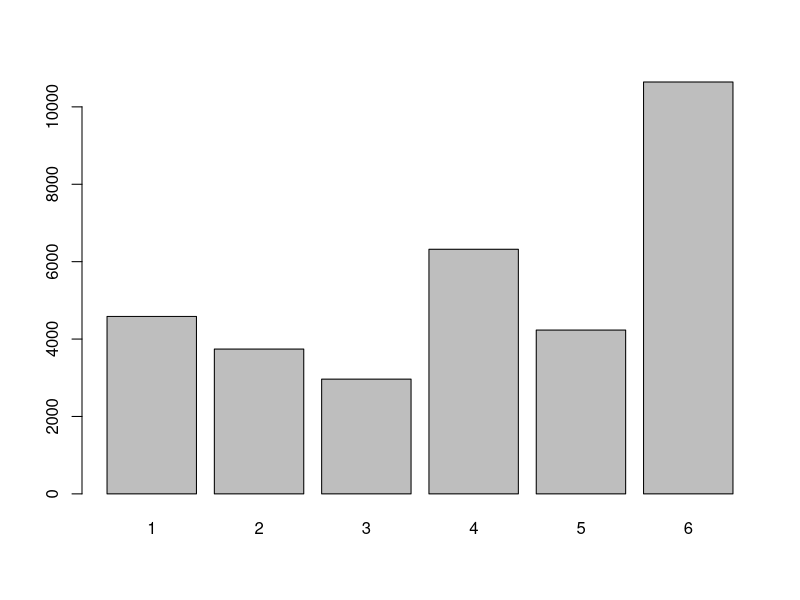

Write the R code that produced this figure.
## ---- chunk 1
library(readxl)
library(tidyverse)
## ---- chunk 2
dane <- read_excel("gospodarstwa.xlsx")
## ---- chunk 3
subset(dane, klm == 6)
## ---- chunk 4
filter(dane, klm == 6)
## ---- chunk 5
subset(dane, dochg > 2000)
## ---- chunk 6
filter(dane, dochg > 2000)
## ---- chunk 7
subset(dane, woj == "30" & klm == 6 & dochg > 3000)
## ---- chunk 8
filter(dane, woj == "30", klm == 6, dochg > 3000)
## ---- chunk 9
subset(dane, woj %in% c("02", "14") & klm == 1)
## ---- chunk 10
filter(dane, woj %in% c("02", "14"), klm == 1)
## ---- chunk 11
set.seed(123)
n_size <- round(0.3*nrow(dane))
dane[sample(1:nrow(dane), n_size),]
## ---- chunk 12
set.seed(123)
sample_frac(dane, 0.3)
## ---- chunk 13

## ---- chunk 14

## ---- chunk 15
set.seed(123)
dane[sample(1:nrow(dane), 100),]
## ---- chunk 16
set.seed(123)
sample_n(dane,100)
## ---- chunk 17
subset(dane, 
       subset = woj == "30", 
       select = c(woj, wydg))
## ---- chunk 18
dane |> 
  filter(woj == "30") |> 
  select(woj, wydg)
## ---- chunk 19
subset(dane, 
       subset = dochg >= 3000 & dochg <= 4000,
       select = c("dochg"))
## ---- chunk 20
dane |> 
  filter(between(dochg, 3000, 4000)) |> 
  select(dochg)
## ---- chunk 21
start <- which(names(dane) == "klm")
end <- which(names(dane) == "zut")
dane[, start:end]
## ---- chunk 22
select(dane, klm:zut)
## ---- chunk 23
names(dane)
## ---- chunk 24
dane[,grepl("^d", names(dane))]
## ---- chunk 25
dane |> 
  select(starts_with("d"))
## ---- chunk 26
dane |> 
  transform(roznica = dochg - wydg) |> 
  subset(select = c("dochg", "wydg", "roznica"))
## ---- chunk 27
dane |> 
  mutate(roznica = dochg - wydg) |> 
  select(dochg, wydg, roznica)
## ---- chunk 28
dane <- transform(dane, 
                  x = log(dochg),
                  y = log(wydg))
## ---- chunk 29
dane <- mutate(dane, 
                  x = log(dochg),
                  y = log(wydg))
## ---- chunk 30
names(dane)[which(names(dane) == "dochg")] <- "dochod"
names(dane)[which(names(dane) == "wydg")] <- "wydatki"
## ---- chunk 31
table(dane$klm)
## ---- chunk 32
dane |> 
  count(klm)
## ---- chunk 33
table(dane$woj)
## ---- chunk 34
dane |> count(woj)
## ---- chunk 35
xtabs(~d61 + woj, dane)
## ---- chunk 36
dane |> count(d61, woj)
## ---- chunk 37
mean(dane$wydatki, na.rm=T)
## ---- chunk 38
dane |> summarise(wyd = mean(wydatki, na.rm=T))
## ---- chunk 39
aggregate(cbind(wydatki,dochod) ~ 1 , data = dane, FUN = mean)
## ---- chunk 40
dane |> 
  summarise(wydatki = mean(wydatki, na.rm=T),
            dochpd = mean(dochod, na.rm=T))
## ---- chunk 41
aggregate(wydatki ~ 1, dane , 
          FUN = function(x) c(mean=mean(x), min=min(x),max=max(x),sd=sd(x),med=median(x))) |> 
  unlist()
## ---- chunk 42
dane |> 
  summarise_at(vars(wydatki), list(mean=mean,min=min, max=max, sd=sd, med=median), na.rm=T)
## ---- chunk 43
aggregate(wydatki ~ klm, dane, mean)
## ---- chunk 44
dane |> 
  group_by(klm) |> 
  summarise(m = mean(wydatki, na.rm=T))
## ---- chunk 45
table(dane$klm) |> barplot()
## ---- chunk 46

## ---- chunk 47

## ---- chunk 48

## ---- chunk 49

## ---- chunk 50

## ---- chunk 51

## ---- chunk 52

## ---- chunk 53

## ---- chunk 54

## ---- chunk 55

## ---- chunk 56

## ---- chunk 57

## ---- chunk 58

## ---- chunk 59

## ---- chunk 60

## ---- chunk 61

## ---- chunk 62

## ---- chunk 63

